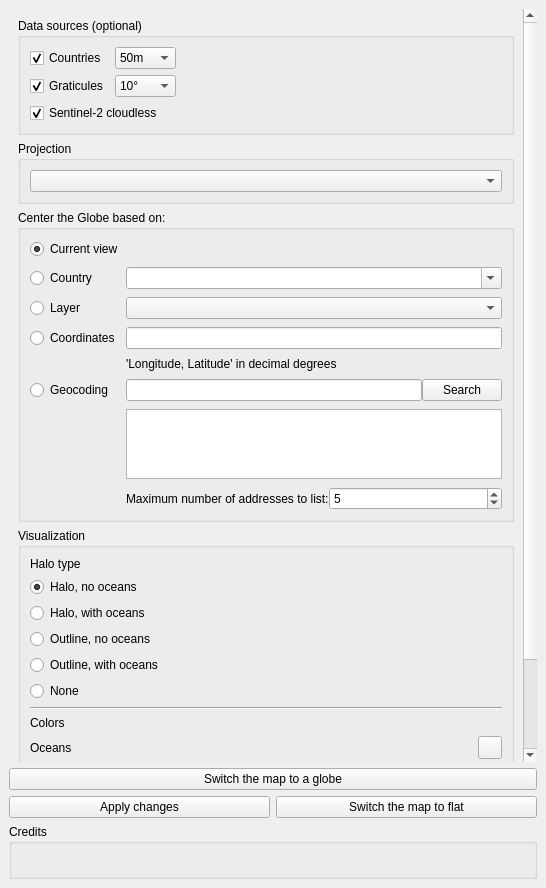
<?xml version="1.0" encoding="UTF-8"?>
<ui version="4.0">
 <class>Map2GlobeDockWidgetBase</class>
 <widget class="QDockWidget" name="Map2GlobeDockWidgetBase">
  <property name="geometry">
   <rect>
    <x>0</x>
    <y>0</y>
    <width>546</width>
    <height>888</height>
   </rect>
  </property>
  <property name="floating">
   <bool>false</bool>
  </property>
  <property name="windowTitle">
   <string>Map2Globe</string>
  </property>
  <widget class="QWidget" name="dockWidgetContents">
   <layout class="QVBoxLayout" name="verticalLayout_7">
    <item>
     <layout class="QVBoxLayout" name="verticalLayoutMain" stretch="1,0,0">
      <property name="sizeConstraint">
       <enum>QLayout::SetNoConstraint</enum>
      </property>
      <item>
       <widget class="QScrollArea" name="scrollArea">
        <property name="frameShape">
         <enum>QFrame::NoFrame</enum>
        </property>
        <property name="widgetResizable">
         <bool>true</bool>
        </property>
        <widget class="QWidget" name="scrollAreaWidgetContents_2">
         <layout class="QVBoxLayout" name="verticalLayout_10">
          <item>
           <widget class="QgsCollapsibleGroupBox" name="mGroupBox">
            <property name="title">
             <string>Data sources (optional)</string>
            </property>
            <property name="collapsed">
             <bool>false</bool>
            </property>
            <layout class="QGridLayout" name="gridLayoutSources">
             <item row="0" column="0">
              <widget class="QCheckBox" name="checkBoxCountries">
               <property name="toolTip">
                <string>Natural Earth countries, bundled with the plugin (works offline)</string>
               </property>
               <property name="text">
                <string>Countries</string>
               </property>
               <property name="checked">
                <bool>true</bool>
               </property>
              </widget>
             </item>
             <item row="0" column="1">
              <widget class="QComboBox" name="comboBoxCountries">
               <item>
                <property name="text">
                 <string>50m</string>
                </property>
               </item>
               <item>
                <property name="text">
                 <string>110m</string>
                </property>
               </item>
              </widget>
             </item>
             <item row="1" column="0">
              <widget class="QCheckBox" name="checkBoxGraticules">
               <property name="text">
                <string>Graticules</string>
               </property>
               <property name="checked">
                <bool>true</bool>
               </property>
              </widget>
             </item>
             <item row="1" column="1">
              <widget class="QComboBox" name="comboBoxGraticules">
               <item>
                <property name="text">
                 <string>10°</string>
                </property>
               </item>
               <item>
                <property name="text">
                 <string>2°</string>
                </property>
               </item>
               <item>
                <property name="text">
                 <string>5°</string>
                </property>
               </item>
               <item>
                <property name="text">
                 <string>20°</string>
                </property>
               </item>
               <item>
                <property name="text">
                 <string>30°</string>
                </property>
               </item>
              </widget>
             </item>
             <item row="2" column="0" colspan="2">
              <widget class="QCheckBox" name="checkBoxS2cloudless">
               <property name="toolTip">
                <string>Needs an Internet connection. Non-commercial use only (CC BY-NC-SA 4.0)</string>
               </property>
               <property name="text">
                <string>Sentinel-2 cloudless</string>
               </property>
               <property name="checked">
                <bool>true</bool>
               </property>
              </widget>
             </item>
             <item row="0" column="2">
              <spacer name="horizontalSpacer_8">
               <property name="orientation">
                <enum>Qt::Horizontal</enum>
               </property>
               <property name="sizeHint" stdset="0">
                <size>
                 <width>40</width>
                 <height>20</height>
                </size>
               </property>
              </spacer>
             </item>
            </layout>
           </widget>
          </item>
          <item>
           <widget class="QgsCollapsibleGroupBox" name="mGroupBox_5">
            <property name="title">
             <string>Projection</string>
            </property>
            <layout class="QHBoxLayout" name="horizontalLayout_17">
             <item>
              <widget class="QComboBox" name="comboBoxProjections"/>
             </item>
            </layout>
           </widget>
          </item>
          <item>
           <widget class="QgsCollapsibleGroupBox" name="centeringGroupBox">
            <property name="title">
             <string>Center the Globe based on:</string>
            </property>
            <property name="collapsed">
             <bool>false</bool>
            </property>
            <layout class="QGridLayout" name="gridLayoutCentering">
             <property name="verticalSpacing">
              <number>8</number>
             </property>
             <item row="0" column="0" colspan="2">
              <widget class="QRadioButton" name="radioButtonCenter">
               <property name="text">
                <string>Current view</string>
               </property>
               <property name="checked">
                <bool>true</bool>
               </property>
              </widget>
             </item>
             <item row="1" column="0">
              <widget class="QRadioButton" name="radioButtonName">
               <property name="text">
                <string>Country</string>
               </property>
              </widget>
             </item>
             <item row="1" column="1">
              <widget class="QComboBox" name="comboBoxNames">
               <property name="editable">
                <bool>true</bool>
               </property>
              </widget>
             </item>
             <item row="2" column="0">
              <widget class="QRadioButton" name="radioButtonLayer">
               <property name="text">
                <string>Layer</string>
               </property>
              </widget>
             </item>
             <item row="2" column="1">
              <widget class="QgsMapLayerComboBox" name="mMapLayerComboBox"/>
             </item>
             <item row="3" column="0">
              <widget class="QRadioButton" name="radioButtonCoordinates">
               <property name="text">
                <string>Coordinates</string>
               </property>
              </widget>
             </item>
             <item row="3" column="1">
              <widget class="QLineEdit" name="lineEditLonLat"/>
             </item>
             <item row="4" column="1">
              <widget class="QLabel" name="label_2">
               <property name="text">
                <string>'Longitude, Latitude' in decimal degrees</string>
               </property>
              </widget>
             </item>
             <item row="5" column="0">
              <widget class="QRadioButton" name="radioButtonGeocoding">
               <property name="text">
                <string>Geocoding</string>
               </property>
              </widget>
             </item>
             <item row="5" column="1">
              <layout class="QHBoxLayout" name="horizontalLayout">
               <item>
                <widget class="QLineEdit" name="lineEditGeocoding"/>
               </item>
               <item>
                <widget class="QPushButton" name="pushButtonSearch">
                 <property name="text">
                  <string>Search</string>
                 </property>
                </widget>
               </item>
              </layout>
             </item>
             <item row="6" column="1">
              <widget class="QListWidget" name="listWidgetGeocodingResults">
               <property name="maximumSize">
                <size>
                 <width>16777215</width>
                 <height>90</height>
                </size>
               </property>
              </widget>
             </item>
             <item row="7" column="1">
              <layout class="QHBoxLayout" name="horizontalLayout_2">
               <item>
                <widget class="QLabel" name="label_4">
                 <property name="text">
                  <string>Maximum number of addresses to list:</string>
                 </property>
                </widget>
               </item>
               <item>
                <widget class="QSpinBox" name="spinBoxMaxResults">
                 <property name="minimum">
                  <number>1</number>
                 </property>
                 <property name="maximum">
                  <number>10</number>
                 </property>
                 <property name="value">
                  <number>5</number>
                 </property>
                </widget>
               </item>
              </layout>
             </item>
            </layout>
           </widget>
          </item>
          <item>
           <widget class="QgsCollapsibleGroupBox" name="mGroupBox_3">
            <property name="title">
             <string>Visualization</string>
            </property>
            <property name="collapsed">
             <bool>false</bool>
            </property>
            <layout class="QVBoxLayout" name="verticalLayout_13">
             <item>
              <widget class="QLabel" name="label_10">
               <property name="text">
                <string>Halo type</string>
               </property>
              </widget>
             </item>
             <item>
              <widget class="QRadioButton" name="radioButtonHHalo">
               <property name="text">
                <string>Halo, no oceans</string>
               </property>
               <property name="checked">
                <bool>true</bool>
               </property>
              </widget>
             </item>
             <item>
              <widget class="QRadioButton" name="radioButtonHFillWithHalo">
               <property name="text">
                <string>Halo, with oceans</string>
               </property>
              </widget>
             </item>
             <item>
              <widget class="QRadioButton" name="radioButtonHOutline">
               <property name="text">
                <string>Outline, no oceans</string>
               </property>
              </widget>
             </item>
             <item>
              <widget class="QRadioButton" name="radioButtonHFill">
               <property name="text">
                <string>Outline, with oceans</string>
               </property>
              </widget>
             </item>
             <item>
              <widget class="QRadioButton" name="radioButtonHNone">
               <property name="text">
                <string>None</string>
               </property>
              </widget>
             </item>
             <item>
              <widget class="Line" name="line_2">
               <property name="orientation">
                <enum>Qt::Horizontal</enum>
               </property>
              </widget>
             </item>
             <item>
              <widget class="QLabel" name="label_colors">
               <property name="text">
                <string>Colors</string>
               </property>
              </widget>
             </item>
             <item>
              <layout class="QGridLayout" name="gridLayout_2">
               <property name="verticalSpacing">
                <number>6</number>
               </property>
               <item row="0" column="0">
                <widget class="QLabel" name="label_15">
                 <property name="text">
                  <string>Oceans</string>
                 </property>
                </widget>
               </item>
               <item row="0" column="1">
                <widget class="QgsColorButton" name="mColorButtonHFill"/>
               </item>
               <item row="1" column="0">
                <widget class="QLabel" name="label_17">
                 <property name="text">
                  <string>Halo / outline</string>
                 </property>
                </widget>
               </item>
               <item row="1" column="1">
                <widget class="QgsColorButton" name="mColorButtonHalo">
                 <property name="allowOpacity">
                  <bool>true</bool>
                 </property>
                </widget>
               </item>
               <item row="2" column="0">
                <widget class="QLabel" name="label_7">
                 <property name="text">
                  <string>Countries</string>
                 </property>
                </widget>
               </item>
               <item row="2" column="1">
                <widget class="QgsColorButton" name="mColorButtonCountries">
                 <property name="allowOpacity">
                  <bool>true</bool>
                 </property>
                </widget>
               </item>
               <item row="3" column="0">
                <widget class="QLabel" name="label_12">
                 <property name="text">
                  <string>Graticules</string>
                 </property>
                </widget>
               </item>
               <item row="3" column="1">
                <widget class="QgsColorButton" name="mColorButtonGraticules">
                 <property name="allowOpacity">
                  <bool>true</bool>
                 </property>
                </widget>
               </item>
              </layout>
             </item>
            </layout>
           </widget>
          </item>
          <item>
           <spacer name="verticalSpacer_3">
            <property name="orientation">
             <enum>Qt::Vertical</enum>
            </property>
            <property name="sizeHint" stdset="0">
             <size>
              <width>20</width>
              <height>0</height>
             </size>
            </property>
           </spacer>
          </item>
         </layout>
        </widget>
       </widget>
      </item>
      <item>
       <layout class="QVBoxLayout" name="horizontalLayout_3">
        <item>
         <widget class="QPushButton" name="pushButtonRun">
          <property name="text">
           <string>Switch the map to a globe</string>
          </property>
         </widget>
        </item>
        <item>
         <layout class="QHBoxLayout" name="horizontalLayoutSecondary">
          <item>
           <widget class="QPushButton" name="pushButtonApplyVisualizations">
            <property name="text">
             <string>Apply changes</string>
            </property>
           </widget>
          </item>
          <item>
           <widget class="QPushButton" name="pushButtonFlatMap">
            <property name="text">
             <string>Switch the map to flat</string>
            </property>
           </widget>
          </item>
         </layout>
        </item>
       </layout>
      </item>
      <item>
       <widget class="QgsCollapsibleGroupBox" name="groupBox_6">
        <property name="title">
         <string>Credits</string>
        </property>
        <property name="collapsed">
         <bool>true</bool>
        </property>
        <layout class="QVBoxLayout" name="verticalLayout_8">
         <item>
          <widget class="QLabel" name="label_5">
           <property name="text">
            <string/>
           </property>
           <property name="wordWrap">
            <bool>true</bool>
           </property>
          </widget>
         </item>
        </layout>
       </widget>
      </item>
     </layout>
    </item>
   </layout>
  </widget>
 </widget>
 <customwidgets>
  <customwidget>
   <class>QgsCollapsibleGroupBox</class>
   <extends>QGroupBox</extends>
   <header>qgscollapsiblegroupbox.h</header>
   <container>1</container>
  </customwidget>
  <customwidget>
   <class>QgsColorButton</class>
   <extends>QToolButton</extends>
   <header>qgscolorbutton.h</header>
  </customwidget>
  <customwidget>
   <class>QgsMapLayerComboBox</class>
   <extends>QComboBox</extends>
   <header>qgsmaplayercombobox.h</header>
  </customwidget>
 </customwidgets>
 <resources/>
 <connections/>
</ui>
